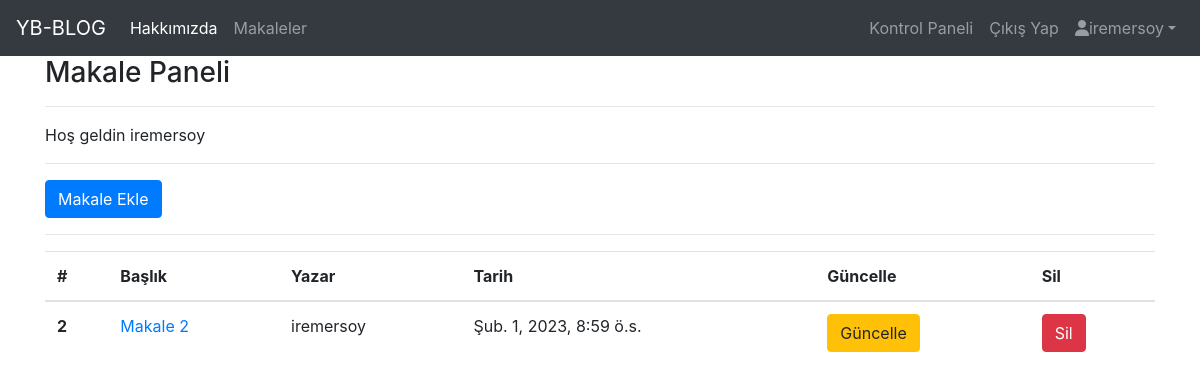
Screenshot of /articles/dashboard/ (signed in) with the database file from the repository.
### article/models.py (models this page shows, shortened)
class Article(models.Model):
    author = models.ForeignKey('auth.User', on_delete=models.CASCADE, verbose_name='Yazar') # Django içindeki hazır user sınıfını kullandık
    title = models.CharField(max_length=50, verbose_name='Başlık')
    content = RichTextField()
    created_date = models.DateTimeField(auto_now_add=True, verbose_name='Oluşturulma Tarihi')
    article_image = models.FileField(blank=True, null=True, verbose_name='Görsel Ekle') # makalede görsel olmak zorunda değilse, blank ve null argümanlarını True yap
    class Meta:
        ordering = ['created_date']

### article/views.py (the view)
# urls.py: path('dashboard/', views.dashboard, name='dashboard'),
@login_required(login_url='/user/login/')
def dashboard(request):
    articles = Article.objects.filter(author = request.user)
    context = {"articles" : articles}
    return render(request, 'dashboard.html', context)

### templates/dashboard.html
{% extends 'layout.html' %}
{% block body %}
<h3>Makale Paneli</h3>
<hr>
<p>Hoş geldin {{user}}</p>
<hr>
<a href="/articles/add_article" class="btn btn-primary">Makale Ekle</a>
<hr>
{% if articles %}
<table class="table table-hover">
    <thead>
      <tr>
        <th scope="col">#</th>
        <th scope="col">Başlık</th>
        <th scope="col">Yazar</th>
        <th scope="col">Tarih</th>
        <th scope="col">Güncelle</th>
        <th scope="col">Sil</th>
      </tr>
    </thead>
    <tbody>
        {% for article in articles %}
      <tr>
        <th scope="row">{{ article.id }}</th>
        <td><a href="/articles/detail/{{article.id}}">{{ article.title }}</a></td>
        <td>{{ article.author }}</td>
        <td>{{ article.created_date }}</td>
        <td><a class="btn btn-warning" href="/articles/update/{{ article.id }}">Güncelle</a></td>
        <td><a class="btn btn-danger" href="/articles/delete/{{ article.id }}">Sil</a></td>
        {% endfor %}
      </tr>
    </tbody>
  </table>
{% else %}
 <div class="alert alert-danger">
    <p>Henüz kayıtlı bir makale yok.</p>
 </div>
{% endif %}
{% endblock %}

### templates/includes/navbar.html (shortened to what this page needs)
<nav class="navbar navbar-expand-lg navbar-dark bg-dark">
    <a class="navbar-brand" href="{% url 'index' %}">YB-BLOG</a>
    <div class="collapse navbar-collapse">
      <ul class="navbar-nav mr-auto">
        <li class="nav-item active">
          <a class="nav-link" href="{% url 'about' %}">Hakkımızda</a>
        </li>
        <li class="nav-item">
          <a class="nav-link" href="/articles/">Makaleler</a>
        </li>
      </ul>
      <ul class="navbar-nav ms-auto">
        {% if request.user.is_authenticated %}
        <li class="nav-item">
          <a href="/articles/dashboard" class="nav-link">Kontrol Paneli</a>
        </li>
        <li class="nav-item">
          <a href="{% url 'user:logout' %}" class="nav-link">Çıkış Yap</a>
        </li>
        <li class="nav-item dropdown">
          <a class="nav-link dropdown-toggle" href="/admin/"><i class="fa-solid fa-user"></i>{{user}}</a>
        </li>
        {% endif %}
      </ul>
    </div>
  </nav>

### rows the page displays
Article: id "2", title "Makale 2", author "iremersoy", created_date "Şub. 1, 2023, 8:59 ö.s."

### other values shown
{{ user }} "iremersoy"
